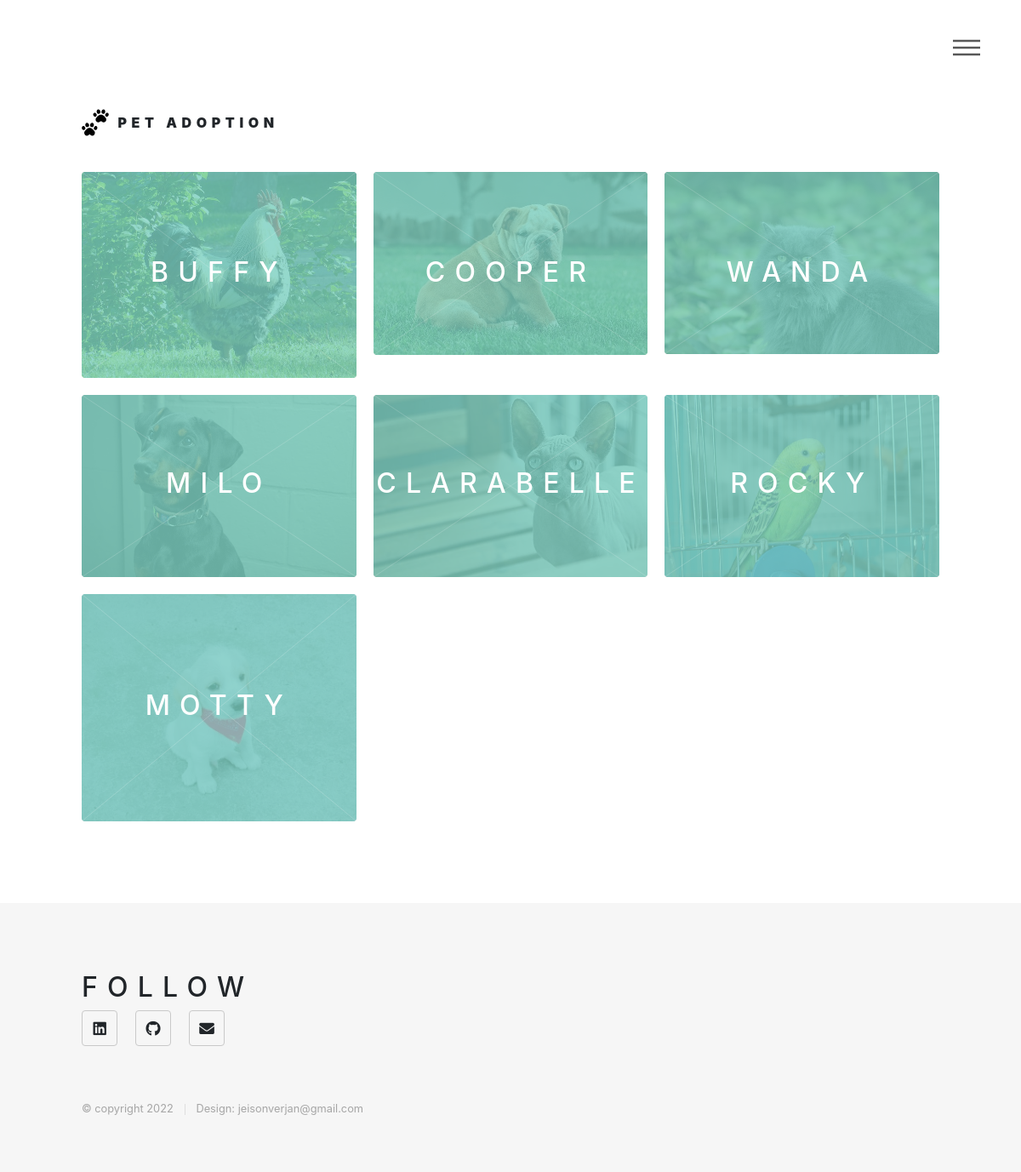
The page / on the database its author committed.
### website/models.py (models this page shows)
class Post(db.Model):
    id = db.Column(db.Integer, primary_key = True)
    date = db.Column(db.DateTime(timezone=True), default=func.now())
    description = db.Column(db.String(100), nullable = False)
    status = db.Column(db.Boolean, default = True)
    user_id = db.Column(db.String, db.ForeignKey('user.id'))
    pet_id = db.Column(db.Integer, db.ForeignKey('pet.id'))

class Media(db.Model):
    id = db.Column(db.Integer, primary_key = True)
    path = db.Column(db.String(150), nullable = False)
    pet_id = db.Column(db.Integer, db.ForeignKey('pet.id'))

class Pet(db.Model):
    id = db.Column(db.Integer, primary_key = True)
    name = db.Column(db.String(100), nullable = False)
    age = db.Column(db.String(100))
    sex = db.Column(db.String(100), nullable = False)
    status = db.Column(db.Boolean, default = True)
    pet_type_id = db.Column(db.Integer, db.ForeignKey('pet_type.id'))
    breed_id = db.Column(db.Integer, db.ForeignKey('breed.id'))
    medias = db.relationship(Media)

### website/index.py (the view)
@indexs.route('/', methods=['GET', 'POST'])
def index():
    posts = db.engine.execute('SELECT post.id, media.path, pet.name, post.description FROM media, pet, post WHERE media.pet_id = post.pet_id AND post.pet_id = pet.id')
    db.session.commit()
    random_style = str(random.randint(1, 6))
    return render_template("index.html", user=current_user, posts=posts, random_style=random_style)

### website/templates/index.html (shortened to what this page needs)
{% extends "base.html" %}
{% block posts %}
<br>
{% for post in posts%}
    <article class="{{'style' + random_style}}">
        <span class="image">
            <img src="{{ url_for('static', filename='images/pet_media/' + post.path)}}" alt="" />
        </span>
        <a onclick="adoption_request({{ post.id }})">
            <h2>{{post.name}}</h2>
        </a>
    </article>
{% endfor %}
{% endblock%}

### rows shown on the page
Post: path (picture), name "BUFFY"
Post: path (picture), name "COOPER"
Post: path (picture), name "WANDA"
Post: path (picture), name "MILO"
Post: path (picture), name "CLARABELLE"
Post: path (picture), name "ROCKY"
Post: path (picture), name "MOTTY"
